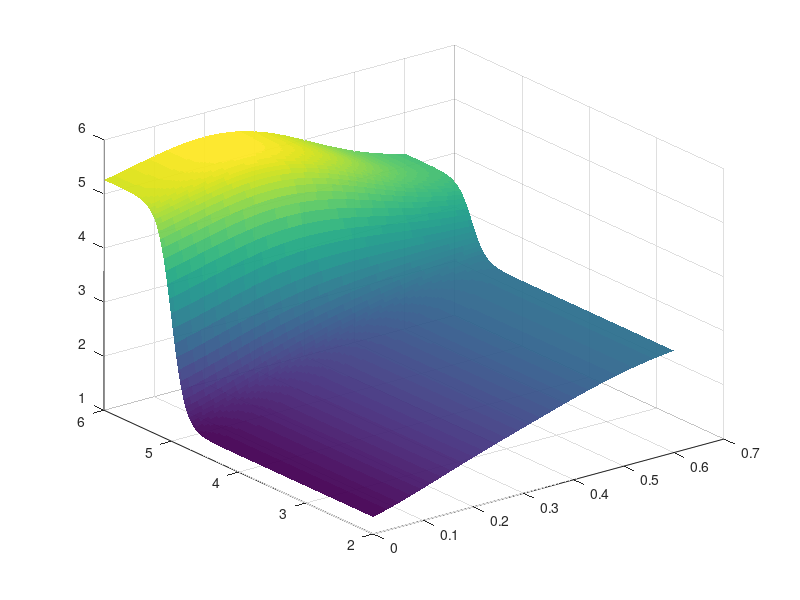

The MATLAB source for this figure: (Note: this script raises an error after producing the figure.)
function plot_method_feasibility_3d()

load('results/final/curvature_regimes.mat');
load('results/final/rare_event_regimes.mat');

g_low    = curvature_regimes.low_max;
g_high   = curvature_regimes.high_min;
beta_lim = rare_regime.beta_limit;
beta_trans = rare_regime.beta_transition;

gamma_vals = linspace(0,0.6,150);
beta_vals  = linspace(2,6,150);

[Gamma,Beta] = meshgrid(gamma_vals,beta_vals);

% =========================================
% CONTINUOUS TRANSITIONS (SIGMOID)
% =========================================
k = 10; % sharpness

% curvature transitions
s1 = 1 ./ (1 + exp(-k*(Gamma - g_low)));
s2 = 1 ./ (1 + exp(-k*(Gamma - g_high)));

% beta transition
sb = 1 ./ (1 + exp(-k*(Beta - beta_lim)));

% =========================================
% BUILD SMOOTH REGION FIELD
% =========================================
Z = 1*(1-s1) + ...
    2*(s1.*(1-s2)) + ...
    3*(s2.*(1-sb)) + ...
    4*(sb);

% =========================================
% PLOT
% =========================================
figure;

surf(Gamma, Beta, Z, ...
    'EdgeColor','none', ...
    'FaceAlpha',0.95);

hold on;   

colormap(parula);
shading interp;

% LIGHTING
lighting phong;
camlight headlight;

% =========================
% LABELS
% =========================
xlabel('\gamma');
ylabel('\beta');
zlabel('Method index (smoothed)');

title({'Smoothed Method Selection Landscape', ...
       '(Visualization of discrete decision framework)'});

colorbar;

% =========================
% CONTOURS (clean)
% =========================
contour3(Gamma, Beta, Z, 8, ...
    'k', ...
    'LineWidth', 0.6);
end
